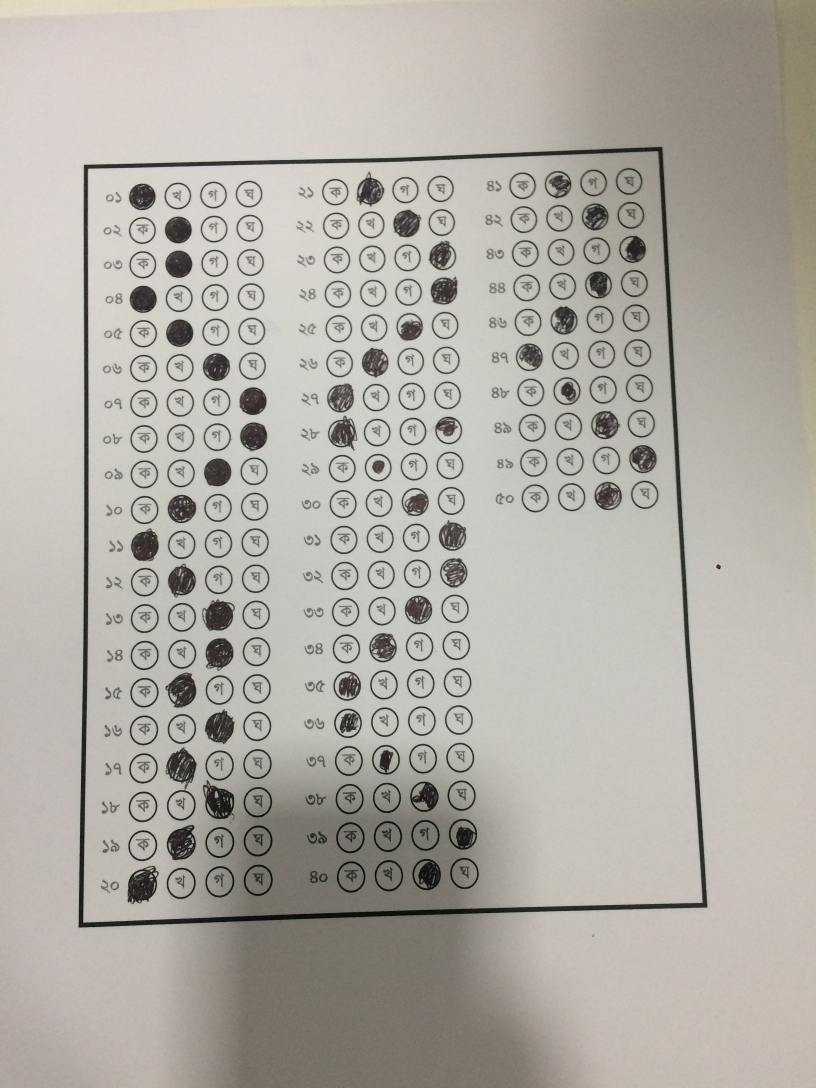
#> input picture resources/omr-imgs/final/omr_m_7.jpg, 2448 x 3264 px (shown at 1/3 size)
$ python detect_omr_rect.py   (older library calls are emulated)
#> lines starting #> are read from the running program, lines starting #| are printed output that depends on the picture; after the words box and inside, x2 and y2 are one past the last pixel; in counts of white or black regions, pixels touching at a corner belong together
### src/omr_ana/helper_functions.py
import argparse
import cv2
import math
import numpy as np

DETECT_CORNER_POINT = 1
DETECT_INNER_BOX = 2
PERCENT = 1
TRUE_FALSE = 2

CORNER_FEATS = (
    0.322965313273202,
    0.19188334690998524,
    1.1514327482234812,
    0.998754685666376,
)

CORNER_FEATS_MINE = (
    0.6369426751592356,
    0.43383947939262474,
    1.1091556449705795,
    0.9675487306284019,
    24.057142857142857,
    21.25,
    1.25,
)

BOX_SEPERATION_FEATURE = (
    0.562893900723996,
    0.5332050522991908,
    1.0201561929985838,
    1.0070849282278802,
    3.2564935064935066,
    29.41176470588235,
    9.058823529411764
)

TRANSF_SIZE = 1024


def get_convex_hull(contour):
    return cv2.convexHull(contour)


def get_contour_area_by_hull_area(contour):
    return (cv2.contourArea(contour) /
            cv2.contourArea(get_convex_hull(contour)))


def get_contour_area_by_bounding_box_area(contour):
    return (cv2.contourArea(contour) /
            cv2.contourArea(get_bounding_rect(contour)))


def get_contour_perim_by_hull_perim(contour):
    return (cv2.arcLength(contour, True) /
            cv2.arcLength(get_convex_hull(contour), True))


def get_contour_perim_by_bounding_box_perim(contour):
    return (cv2.arcLength(contour, True) /
            cv2.arcLength(get_bounding_rect(contour), True))


def get_full_height_by_contour_height(contour, full_height):
    (x, y, w, h) = cv2.boundingRect(contour)
    return full_height / float(h)


def get_full_width_by_contour_width(contour, full_width):
    (x, y, w, h) = cv2.boundingRect(contour)
    return full_width / float(w)


def get_bounding_rect_aspect_ratio(contour):
    (x, y, w, h) = cv2.boundingRect(contour)
    return h / float(w)


def get_important_contour_featues(contour, img):
    (x, y, w, h) = cv2.boundingRect(contour)
    full_width = img.shape[1]
    full_height = img.shape[0]

    try:
        return {
            "hull_area_ratio": get_contour_area_by_hull_area(contour),
            "bounding_area_ratio": get_contour_area_by_bounding_box_area(contour),
            "hull_perim_ratio": get_contour_perim_by_hull_perim(contour),
            "hull_bounding_perim_ratio": get_contour_perim_by_bounding_box_perim(contour),
            "image_height_ratio": h / float(full_height),
            "image_width_ratio": w / float(full_width),
            "aspect_ratio": h / float(w),
            "height": h,
            "width": w
        }
    except ZeroDivisionError:
        return {
            "hull_area_ratio": float("inf"),
            "bounding_area_ratio": float("inf"),
            "hull_perim_ratio": float("inf"),
            "hull_bounding_perim_ratio": float("inf"),
            "image_height_ratio": float("inf"),
            "image_width_ratio": float("inf"),
            "aspect_ratio": float("inf"),
            "height": float("inf"),
            "width": float("inf"),
        }
        # return 7 * [np.inf]


# [29 lines left out: functions get_features_for_box_separation, get_features, not called in this run]


def get_bounding_rect(contour):
    rect = cv2.minAreaRect(contour)
    box = cv2.boxPoints(rect)
    return np.int0(box)


def get_top_left_corner(contour):
    (x, y, w, h) = cv2.boundingRect(contour)
    return x, y


# [10 lines left out: functions features_distance, features_distance_for_box, not called in this run]


# Default mutable arguments should be harmless here
def draw_point(point, img, radius=5, color=(0, 0, 255)):
    cv2.circle(img, tuple(point), radius, color, -1)


def draw_text(img, draw_str, pt, padd=0):
    cv2.putText(img, "[" + draw_str + "]", (pt[0] + padd, pt[1] + padd), cv2.FONT_HERSHEY_PLAIN, .7, (0, 0, 200))


# [5 lines left out: function get_centroid, not called in this run]


def normalize(im):
    return cv2.normalize(im, np.zeros(im.shape), 0, 255, norm_type=cv2.NORM_MINMAX)


def get_approx_contour(contour, tol=.01):
    """Get rid of 'useless' points in the contour"""
    epsilon = tol * cv2.arcLength(contour, True)
    return cv2.approxPolyDP(contour, epsilon, True)


def get_contours(image_gray, mode=cv2.RETR_TREE):
    im2, contours, hierarchy = cv2.findContours(
        image_gray, mode, cv2.CHAIN_APPROX_SIMPLE)

    return [get_approx_contour(cnt) for cnt in contours]
    # return map(get_approx_contour, contours)


# [29 lines left out: functions get_corners, get_separator_boxes, order_points, get_outmost_points_old, not called in this run]


def get_convex_hull_points(contours):
    all_points = np.concatenate(contours)
    hull_points = cv2.convexHull(all_points, False)
    npHull3d = np.array(hull_points)
    return npHull3d


def get_outmost_points_by_summation(hull_points):
    pts = hull_points[:, 0]
    # initialzie a list of coordinates that will be ordered
    # such that the first entry in the list is the top-left,
    # the second entry is the top-right, the third is the
    # bottom-right, and the fourth is the bottom-left
    rect = np.zeros((4, 2), dtype="float32")

    # the top-left point will have the smallest sum, whereas
    # the bottom-right point will have the largest sum
    s = pts.sum(axis=1)
    rect[0] = pts[np.argmin(s)]
    rect[2] = pts[np.argmax(s)]

    # now, compute the difference between the points, the
    # top-right point will have the smallest difference,
    # whereas the bottom-left will have the largest difference
    diff = np.diff(pts, axis=1)
    rect[1] = pts[np.argmin(diff)]
    rect[3] = pts[np.argmax(diff)]

    # return the ordered coordinates
    return rect


# this is buggy
# [24 lines left out: function get_outmost_points, not called in this run]


def draw_corners(c_img, points):
    (top_left, top_right, bottom_right, bottom_left) = points

    cv2.circle(c_img, tuple(top_left), 5, (10, 200, 20), -1)
    cv2.circle(c_img, tuple(top_right), 5, (10, 200, 20), -1)
    cv2.circle(c_img, tuple(bottom_right), 5, (10, 200, 20), -1)
    cv2.circle(c_img, tuple(bottom_left), 5, (10, 200, 20), -1)
    print("outmost points: ", top_left, top_right, bottom_right, bottom_left)


# [18 lines left out: function perspective_transform, not called in this run]


# image : grayscale image
# pts : 4 points arranged clockwisely
def four_point_transform(image, src):
    # obtain a consistent order of the points and unpack them
    # individually

    (tl, tr, br, bl) = src

    # compute the width of the new image, which will be the
    # maximum distance between bottom-right and bottom-left
    # x-coordiates or the top-right and top-left x-coordinates
    widthA = np.sqrt(((br[0] - bl[0]) ** 2) + ((br[1] - bl[1]) ** 2))
    widthB = np.sqrt(((tr[0] - tl[0]) ** 2) + ((tr[1] - tl[1]) ** 2))
    maxWidth = max(int(widthA), int(widthB))

    # compute the height of the new image, which will be the
    # maximum distance between the top-right and bottom-right
    # y-coordinates or the top-left and bottom-left y-coordinates
    heightA = np.sqrt(((tr[0] - br[0]) ** 2) + ((tr[1] - br[1]) ** 2))
    heightB = np.sqrt(((tl[0] - bl[0]) ** 2) + ((tl[1] - bl[1]) ** 2))
    maxHeight = max(int(heightA), int(heightB))

    # now that we have the dimensions of the new image, construct
    # the set of destination points to obtain a "birds eye view",
    # (i.e. top-down view) of the image, again specifying points
    # in the top-left, top-right, bottom-right, and bottom-left
    # order
    dst = np.array([
        [0, 0],
        [maxWidth - 1, 0],
        [maxWidth - 1, maxHeight - 1],
        [0, maxHeight - 1]], dtype="float32")

    # print(rect, dst)
    # compute the perspective transform matrix and then apply it
    M = cv2.getPerspectiveTransform(src, dst)
    warped = cv2.warpPerspective(image, M, (maxWidth, maxHeight))

    # return the warped image
    return warped


# def get_individual_omr_region(top_left_corners, ):
#     features_distance_for_box


# [24 lines left out: function manual_sort_points, not called in this run]


def get_omr_region(ori_img, debug=False, binaryThresh1=120):
    img = cv2.GaussianBlur(ori_img, (9, 9), 10)
    # img = cv2.bilateralFilter(ori_img, 9, 75, 75)
    img = cv2.cvtColor(img, cv2.COLOR_BGR2GRAY)
    # img = normalize(img)
    # img = cv2.threshold(img, binaryThresh1, 255, cv2.THRESH_BINARY )[1]
    # img = cv2.threshold(img, 0, 255, cv2.THRESH_BINARY + cv2.THRESH_OTSU)[1]
    img = cv2.adaptiveThreshold(img, 255, cv2.ADAPTIVE_THRESH_GAUSSIAN_C, cv2.THRESH_BINARY, 11, 2)
    edges_img = cv2.Canny(img, 50, 200, apertureSize=3, L2gradient=True)

    # [5 lines of commented-out code are left out]
    contours = get_contours(edges_img)

    detected_contours = []
    for cnt in contours:
        cnt_feature = get_important_contour_featues(cnt, img)
        if 0.4 < cnt_feature["image_height_ratio"] < 1.0 and 0.6 < cnt_feature["image_width_ratio"] < 1.0:
            detected_contours.append(cnt)

    c_img = cv2.cvtColor(img, cv2.COLOR_GRAY2BGR)
    if len(detected_contours) > 0:
        pixel_to_cut = 10
        hull_points = get_convex_hull_points(detected_contours)
        outmost_points = get_outmost_points_by_summation(hull_points)

        omr_region_img = four_point_transform(ori_img, outmost_points)
        omr_region_img = omr_region_img[pixel_to_cut:omr_region_img.shape[0] - pixel_to_cut, pixel_to_cut:omr_region_img.shape[1] - pixel_to_cut]
        if debug:
            draw_corners(c_img, outmost_points)
            cv2.drawContours(c_img, detected_contours, -1, (20, 10, 200), thickness=1)

        return omr_region_img, c_img, edges_img

    return None, c_img, edges_img


# [169 lines left out: functions is_a_circle, arrange_points_according_to_question, get_circle_block, operate_on_circle_block, preprocess_image, get_omr_answers, not called in this run]

### src/omr_ana/detect_omr_rect.py
import cv2
import numpy as np
from omr_ana import helper_functions as omr_utils
import imutils

# im_orig = cv2.imread("../../resources/omr-imgs/corner_block.png")
# im_orig = cv2.imread("../../resources/omr-imgs/rectangle.png")
file_name = "omr_m_7"
im_orig = cv2.imread("../../resources/omr-imgs/final/" + file_name + ".jpg", cv2.IMREAD_COLOR)
#> im_orig is the input picture: shape (3264, 2448, 3); mean B, G, R 165.9, 173.5, 177.6
im_orig = imutils.resize(im_orig, width=1200)
#> im_orig: shape (1600, 1200, 3)

omr_region_img, c_img, edges_im = omr_utils.get_omr_region(im_orig, True)
#> in get_omr_region, `img = cv2.GaussianBlur(ori_img, (9, 9), 10)`:
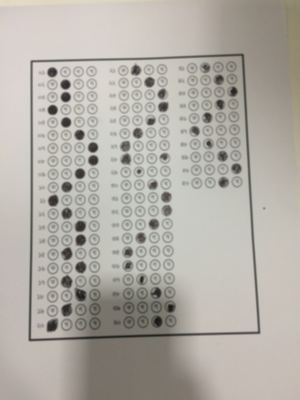
#> img: shape (1600, 1200, 3) (shown at 1/4 size); mean B, G, R 165.9, 173.5, 177.6
#> in get_omr_region, `img = cv2.adaptiveThreshold(img, 255, cv2.ADAPTIVE_THRESH_GAUSSIAN_C, ..`:
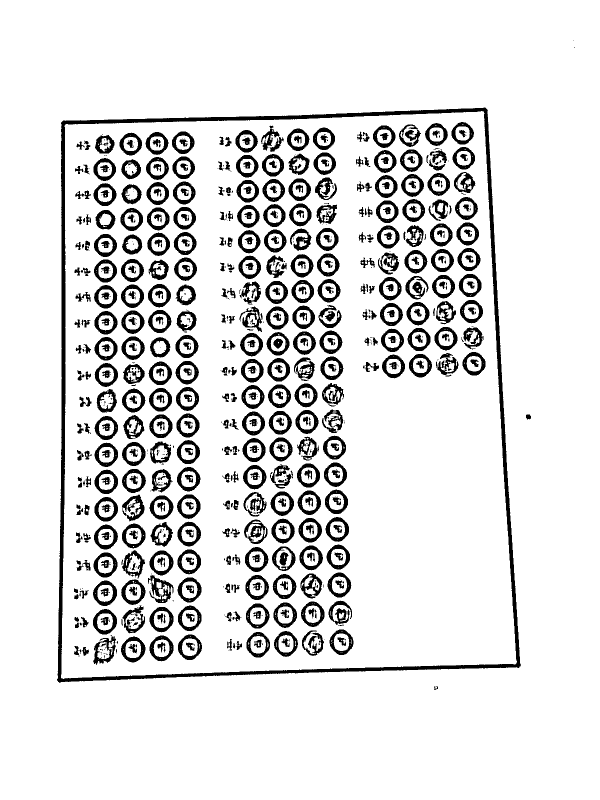
#> img: shape (1600, 1200) (shown at 1/2 size); 87.7% white; 860 black regions (347 under 20 px), largest, box (x1, y1, x2, y2) and area: (114, 215, 1042, 1366) 29184, (296, 1150, 347, 1206) 1174, (244, 989, 289, 1043) 1057
#> in get_omr_region, `edges_img = cv2.Canny(img, 50, 200, apertureSize=3, L2gradient=True)`:
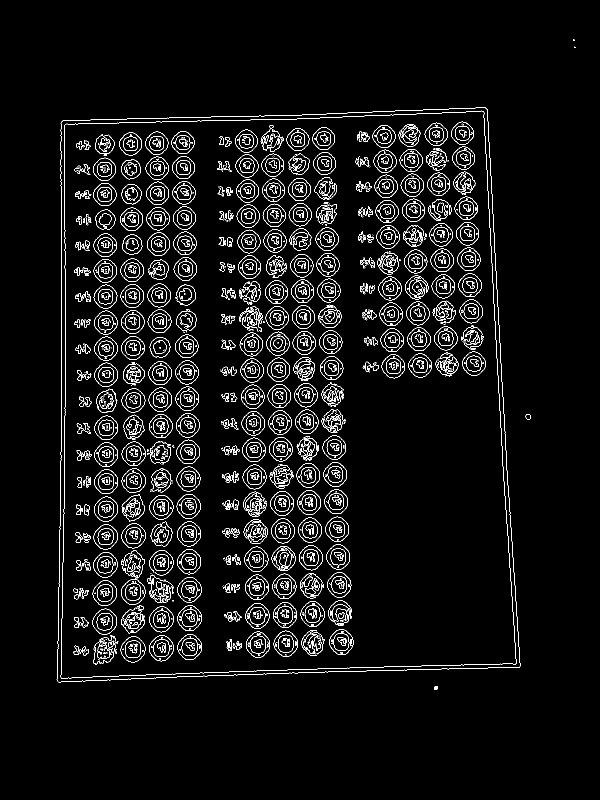
#> edges_img: shape (1600, 1200) (shown at 1/2 size); 4.5% white in thin lines or dots, all inside (x1, y1, x2, y2) = (113, 79, 1151, 1380)
#> in get_contours, `im2, contours, hierarchy = cv2.findContours( image_gray, mode, cv2.CHA..`: contours = 2851 contours, 1840 with area under 20; largest, box (x1, y1, x2, y2) and area: (113, 214, 1042, 1366) 989928, (113, 214, 1042, 1366) 989916, (121, 221, 1034, 1358) 960682, (121, 221, 1034, 1358) 960680, (241, 1272, 291, 1325) 1881
#> in get_omr_region, `contours = get_contours(edges_img)`: contours = 2851 contours, 1810 with area under 20; largest, box (x1, y1, x2, y2) and area: (118, 215, 1042, 1366) 992030, (117, 214, 1042, 1365) 991210, (122, 222, 1033, 1357) 966495, (123, 222, 1034, 1357) 965680, (241, 1272, 291, 1325) 1860
#> the loop in get_omr_region, `for cnt in contours:` made 2851 passes
#> (x in get_important_contour_featues, y in get_important_contour_featues, w in get_important_contour_featues, h in get_important_contour_featues) on passes 2 to 4: (868, 1372, 8, 8), (868, 1376, 5, 4), (868, 1375, 4, 3)
#> after the loop in get_omr_region, `for cnt in contours:`: detected_contours = 4 contours; box (x1, y1, x2, y2) and area: (118, 215, 1042, 1366) 992030, (117, 214, 1042, 1365) 991210, (122, 222, 1033, 1357) 966495, (123, 222, 1034, 1357) 965680
#> in get_convex_hull_points, `all_points = np.concatenate(contours)`: all_points = contour of 16 points, box (x1, y1, x2, y2) (117, 214, 1042, 1366), area 1048
#> in get_convex_hull_points, `hull_points = cv2.convexHull(all_points, False)`: hull_points = [[1041, 1331], [118, 1365], [117, 1364], [121, 246], [122, 244], [969, 214], [971, 215]]
#> in get_convex_hull_points, `npHull3d = np.array(hull_points)`: npHull3d has the same summary as hull_points
#> in get_outmost_points_by_summation, `pts = hull_points[:, 0]`: pts has the same summary as hull_points in get_convex_hull_points
#> in get_outmost_points_by_summation, `s = pts.sum(axis=1)`: s = [2372, 1483, 1481, 367, 366, 1183, 1186]
#> in get_outmost_points_by_summation, `diff = np.diff(pts, axis=1)`: diff = [290, 1247, 1247, 125, 122, -755, -756]
#> in get_omr_region, `outmost_points = get_outmost_points_by_summation(hull_points)`: outmost_points = [[122, 244], [971, 215], [1041, 1331], [118, 1365]]
#> in four_point_transform, `(tl, tr, br, bl) = src`: tl = [122, 244]; tr = [971, 215]; br = [1041, 1331]; bl = [118, 1365]
#> in four_point_transform, `widthA = np.sqrt(((br[0] - bl[0]) ** 2) + ((br[1] - bl[1]) ** 2))`: widthA = 923.6
#> in four_point_transform, `widthB = np.sqrt(((tr[0] - tl[0]) ** 2) + ((tr[1] - tl[1]) ** 2))`: widthB = 849.5
#> in four_point_transform, `maxWidth = max(int(widthA), int(widthB))`: maxWidth = 923
#> in four_point_transform, `heightA = np.sqrt(((tr[0] - br[0]) ** 2) + ((tr[1] - br[1]) ** 2))`: heightA = 1118.2
#> in four_point_transform, `heightB = np.sqrt(((tl[0] - bl[0]) ** 2) + ((tl[1] - bl[1]) ** 2))`: heightB = 1121
#> in four_point_transform, `dst = np.array([ [0, 0], [maxWidth - 1, 0], [maxWidth - 1, maxHeight -..`: dst = [[0, 0], [922, 0], [922, 1120], [0, 1120]]
#> in four_point_transform, `M = cv2.getPerspectiveTransform(src, dst)`: M = [[1.1, 0.00394, -135.8], [0.0378, 1.11, -274.9], [2.77e-07, 7.94e-05, 1]]
#> in four_point_transform, `warped = cv2.warpPerspective(image, M, (maxWidth, maxHeight))`:
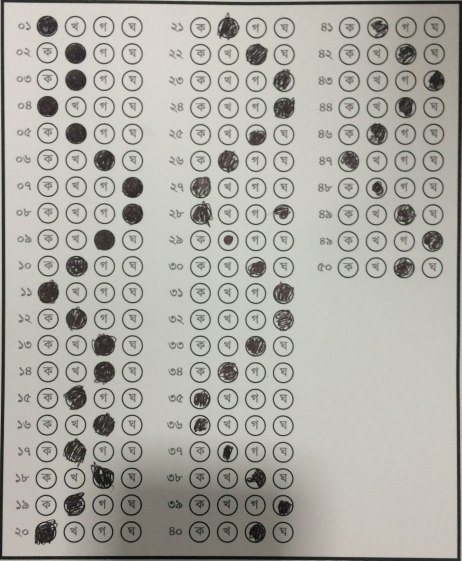
#> warped: shape (1121, 923, 3) (shown at 1/2 size); mean B, G, R 164.6, 171.7, 173
#> in get_omr_region, `omr_region_img = omr_region_img[pixel_to_cut:omr_region_img.shape[0] -..`:
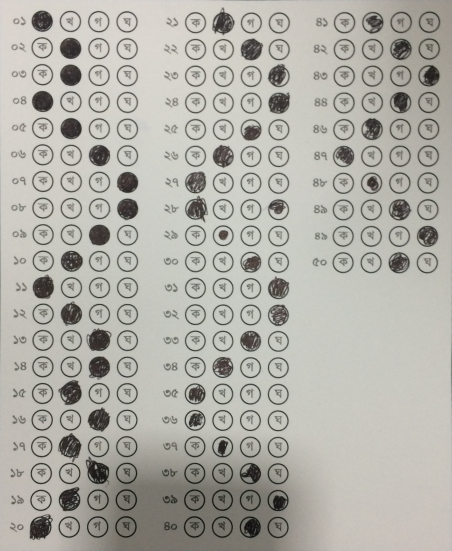
#> omr_region_img: shape (1101, 903, 3) (shown at 1/2 size); mean B, G, R 167.7, 174.9, 176.3
#> in draw_corners, `(top_left, top_right, bottom_right, bottom_left) = points`: top_left = [122, 244]; top_right = [971, 215]; bottom_right = [1041, 1331]; bottom_left = [118, 1365]
#| outmost points:  [122. 244.] [971. 215.] [1041. 1331.] [ 118. 1365.]
#> in get_omr_region, `cv2.drawContours(c_img, detected_contours, -1, (20, 10, 200), thicknes..`:
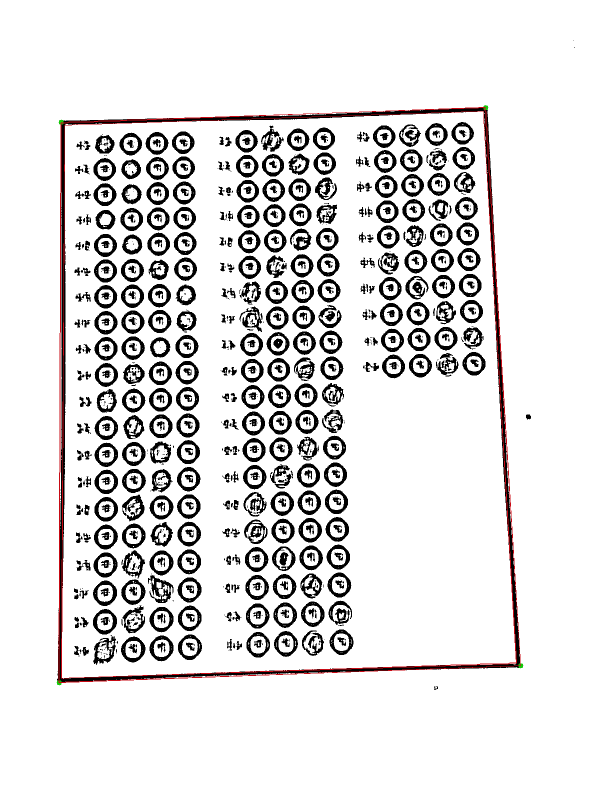
#> c_img: shape (1600, 1200, 3) (shown at 1/2 size); mean B, G, R 223, 223, 224.2
if omr_region_img is not None:
    cv2.imwrite("../../resources/omr-imgs/final/" + file_name + "/output-region.jpg", omr_region_img)


cv2.imwrite("../../resources/omr-imgs/final/" + file_name + "/output.jpg", c_img)
cv2.cv2.imwrite("../../resources/omr-imgs/final/" + file_name + "/output-edges.jpg", edges_im)
cv2.waitKey(0)
cv2.destroyAllWindows()
exit(0)
#> (the program exits here)
